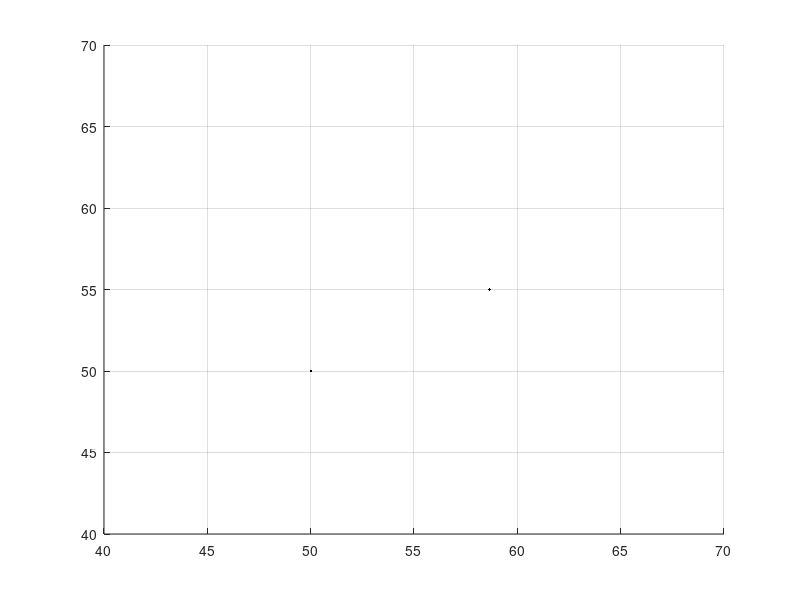

This figure's MATLAB source:
lineLength = 10;
angle = 30;
x(1) = 50;
y(1) = 50;
x(2) = x(1) + lineLength * cosd(angle);
y(2) = y(1) + lineLength * sind(angle);
hold on; % Don't blow away the image.
plot(x, y, 'k.');
xlim([40 70]);
ylim([40 70]);
grid on;